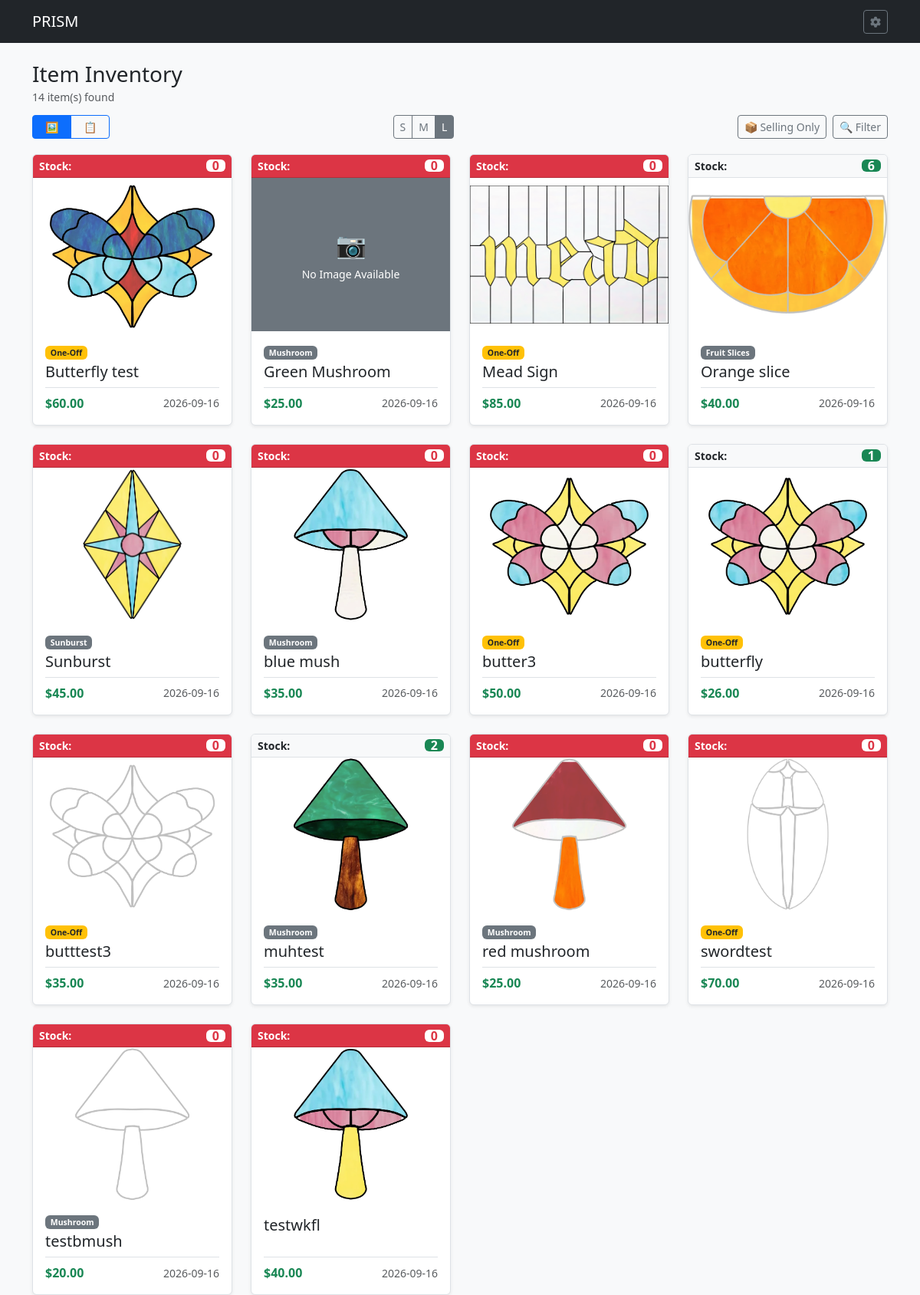
Page /item/inventory on the earlier database version.
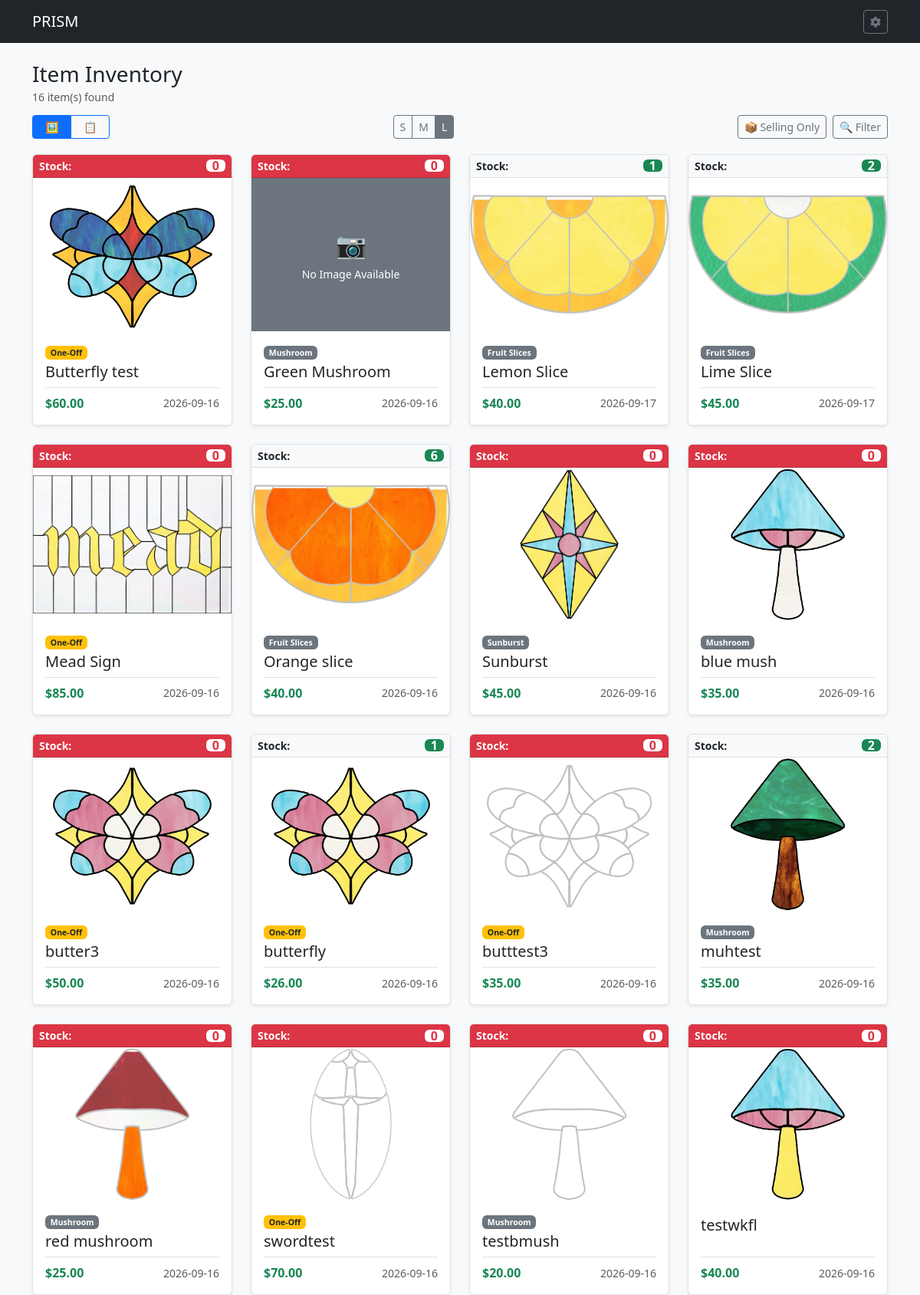
Same page on the later database version.
### tables this page shows
CREATE TABLE IPC (
    ITEMID INTEGER,                           	--Item ID
    ITMPRICE NUMERIC,                         	--Item Price
    STDATE TEXT,                              	--Start Date
    ENDDATE TEXT,                             	--End Date

    FOREIGN KEY (ITEMID) REFERENCES ITM(ITEMID) ON DELETE CASCADE ON UPDATE CASCADE

);

CREATE TABLE ITM (

    ITEMID INTEGER PRIMARY KEY AUTOINCREMENT,	--Item ID
    ITMNAME TEXT,				--Item Name
    ITMIMG TEXT,				--Item Image
    ONEOFF INTEGER,				--One off Item
    VARIAT INTEGER,				--Is Variation Boolean
    ITMGRP TEXT,				--Item Group
    CURRENT INTEGER,				--Currently Being Sold Bool
    ITMPTRN TEXT,				--Item Pattern Image
    ITMSVG TEXT,				--Item SVG
    ITMNOTE TEXT,				--Item Notes
    ITMLEN TEXT,				--Item Length
    ITMWID TEXT,				--Item Width
    IMISLDR INTEGER,				--Item Solder IMI ID
    IMICAME INTEGER,				--Item CAME IMI ID
    IMIFOIL INTEGER,				--Item Foil IMI ID
    IMICHAIN INTEGER,				--Item Chain IMI ID
    IMIRING INTEGER,				--Item Ring IMI ID
    IMIWIRE INTEGER,				--Item Wire IMI ID
    PARENT INTEGER,				--Parent Item ID
    PATINA TEXT,				--Patina Type
    ISACTIVE INTEGER,				--Is Active Item

    FOREIGN KEY (ITMGRP) REFERENCES IGP(ITMGRP) ON DELETE SET NULL ON UPDATE CASCADE,
    FOREIGN KEY (IMISLDR) REFERENCES IMI(IMIID) ON DELETE SET NULL ON UPDATE CASCADE,
    FOREIGN KEY (IMICAME) REFERENCES IMI(IMIID) ON DELETE SET NULL ON UPDATE CASCADE,
    FOREIGN KEY (IMIFOIL) REFERENCES IMI(IMIID) ON DELETE SET NULL ON UPDATE CASCADE,
    FOREIGN KEY (IMICHAIN) REFERENCES IMI(IMIID) ON DELETE SET NULL ON UPDATE CASCADE,
    FOREIGN KEY (IMIRING) REFERENCES IMI(IMIID) ON DELETE SET NULL ON UPDATE CASCADE,
    FOREIGN KEY (IMIWIRE) REFERENCES IMI(IMIID) ON DELETE SET NULL ON UPDATE CASCADE,
    FOREIGN KEY (PATINA) REFERENCES PATINA(PATINA) ON DELETE SET NULL ON UPDATE CASCADE
);

### routes/item_routes.py (the view)
@item_bp.route('/item/inventory', methods=['GET'])
def item_inventory():
    db = get_db()
    sort_by = request.args.get('sort_by', 'ITMNAME')
    order = request.args.get('order', 'asc').lower()
    if order not in ['asc', 'desc']:
        order = 'asc'
    q = request.args.get('q', '').strip()
    itmgrp = request.args.get('itmgrp', '').strip()
    stock_filter = request.args.get('stock_filter', '').strip()
    stock_display_mode = request.args.get('stock_display', 'selling')  # Default to currently selling items
    is_active = request.args.get('is_active', '1').strip()
    oneoff = request.args.get('oneoff', '').strip()
    sql_sort_column = {
        'ITEMID': 'ITEMID',
        'ITMNAME': 'ITMNAME',
        'ITMGRP': 'ITMGRP',
        'CURRENT_STOCK': 'CURRENT_STOCK',
        'CURRENT': 'CURRENT',
        'LAST_UPDATED': 'LAST_UPDATED'
    }.get(sort_by, 'ITMNAME')
    where_clauses = []
    params = []
    if is_active != 'all':
        where_clauses.append("i.ISACTIVE = ?")
        params.append(1 if is_active == '1' else 0)
    if stock_display_mode == 'selling':
        where_clauses.append("i.CURRENT = 1")
    elif stock_display_mode == 'inactive_selling':
        where_clauses.append("i.CURRENT = 0")
    if q:
        where_clauses.append("(i.ITMNAME LIKE ? OR i.ITMNOTE LIKE ?)")
        params.extend([f"%{q}%", f"%{q}%"])
    if itmgrp:
        where_clauses.append("i.ITMGRP = ?")
        params.append(itmgrp)
    if oneoff:
        where_clauses.append("i.ONEOFF = ?")
        params.append(1 if oneoff == '1' else 0)
    where_sql = f"WHERE {' AND '.join(where_clauses)}" if where_clauses else ""
    stock_where_clauses = []
    if stock_filter == 'out':
        stock_where_clauses.append("CURRENT_STOCK = 0")
    elif stock_filter == 'in':
        stock_where_clauses.append("CURRENT_STOCK > 0")
    stock_where_sql = f"WHERE {' AND '.join(stock_where_clauses)}" if stock_where_clauses else ""
    query = f"""

        SELECT ITEMID, ITMNAME, ITMGRP, ITMLEN, ITMWID, ONEOFF, CURRENT,

               ITMIMG, ITMNOTE, ISACTIVE, ITMPRICE, CURRENT_STOCK, LAST_UPDATED

        FROM (

            SELECT ITEMID, ITMNAME, ITMGRP, ITMLEN, ITMWID, ONEOFF, CURRENT,

                   ITMIMG, ITMNOTE, ISACTIVE, ITMPRICE, CURRENT_STOCK, LAST_UPDATED

            FROM (

                SELECT i.ITEMID, i.ITMNAME, i.ITMGRP, i.ITMLEN, i.ITMWID, i.ONEOFF, i.CURRENT,

                       i.ITMIMG, i.ITMNOTE, i.ISACTIVE, p.ITMPRICE,

                       COALESCE((

                           SELECT ii.ITMSTOCK FROM ITMINV ii

                           WHERE ii.ITEMID = i.ITEMID

                           ORDER BY ii.TS DESC, ii.ITMTRNID DESC LIMIT 1

                       ), 0) AS CURRENT_STOCK,

                       (

                           SELECT ii.TS FROM ITMINV ii

                           WHERE ii.ITEMID = i.ITEMID

                           ORDER BY ii.TS DESC, ii.ITMTRNID DESC LIMIT 1

                       ) AS LAST_UPDATED

                FROM ITM i

                LEFT JOIN (

                    SELECT ITEMID, ITMPRICE

                    FROM IPC

                    WHERE ENDDATE IS NULL OR ENDDATE >= DATE('now')

                ) p ON i.ITEMID = p.ITEMID

                {where_sql}

            ) inner_sub

        ) sub

        {stock_where_sql}

        ORDER BY {sql_sort_column} {order.upper()}

    """
    inventory_items = db.execute(query, params).fetchall()
    groups = db.execute("SELECT DISTINCT ITMGRP FROM ITM WHERE ITMGRP IS NOT NULL AND ITMGRP != '' ORDER BY ITMGRP ASC").fetchall()
    return render_template(
        'item_inventory.html',
        inventory_items=inventory_items,
        groups=groups,
        current_sort=sort_by,
        current_order=order,
        today_date=date.today().isoformat(),
        filters={
            'q': q,
            'itmgrp': itmgrp,
            'stock_filter': stock_filter,
            'stock_display': stock_display_mode,
            'is_active': is_active,
            'oneoff': oneoff
        }
    )

### app.py (called while the page is built)
def get_db():
    conn = sqlite3.connect(DATABASE)
    conn.row_factory = sqlite3.Row
    conn.execute("PRAGMA foreign_keys = ON;")
    return conn

### routes/item_routes.py (called while the page is built)
def get_db():
    from __main__ import get_db
    return get_db()

### templates/item_inventory.html (shortened to what this page needs)
{% extends 'base.html' %}
{% block content %}
<div class="mb-2">
    <h2 class="mb-0 fs-3">Item Inventory</h2>
    <small class="text-muted">{{ inventory_items|length }} item(s) found</small>
</div>
<div class="d-flex justify-content-between align-items-center mb-3 flex-nowrap overflow-x-auto gap-3 py-1">
    <div class="btn-group btn-group-sm flex-shrink-0" role="group" aria-label="Layout View Toggle">
        <button type="button" id="btnViewVisual" class="btn btn-outline-primary active px-3" onclick="switchViewMode('visual')" title="Visual Gallery View">
            🖼️
        </button>
        <button type="button" id="btnViewList" class="btn btn-outline-primary px-3" onclick="switchViewMode('list')" title="Compact List View">
            📋
        </button>
    </div>
    <div id="sizeToggleWrapper" class="btn-group btn-group-sm flex-shrink-0" role="group" aria-label="Card Size Toggle">
        <label class="btn btn-outline-secondary" for="sizeS">S</label>
        <label class="btn btn-outline-secondary" for="sizeM">M</label>
        <label class="btn btn-outline-secondary" for="sizeL">L</label>
    </div>
    <div class="d-flex align-items-center gap-2 flex-shrink-0">
        {% set stock_mode = filters.stock_display | default('selling') %}
        <button type="button" id="stockDisplayToggleBtn" class="btn btn-outline-secondary btn-sm text-nowrap" onclick="cycleStockDisplay()" title="Cycle stock status">
            📦 <span class="d-none d-md-inline">
                {% if stock_mode == 'selling' %}Selling Only
                {% elif stock_mode == 'all' %}Show All
                {% else %}Inactive/Other{% endif %}
            </span>
        </button>
        <button type="button" class="btn btn-outline-secondary btn-sm text-nowrap" data-bs-toggle="modal" data-bs-target="#filterModal">
            🔍 Filter
        </button>
    </div>
</div>
<div id="visualViewContainer">
    <div id="inventoryGridContainer" class="row row-cols-1 g-3 size-l">
        {% for item in inventory_items %}
        {% set stock = item.CURRENT_STOCK if item.CURRENT_STOCK is not none else 0 %}
        {% set img_src = item.ITMIMG %}
        {% if img_src %}
            {% if not img_src.startswith('http') and not img_src.startswith('/') and not img_src.startswith('static/') %}
                {% set img_src = 'static/' + img_src %}
            {% endif %}
        {% endif %}
        <div class="col">
            <div class="card h-100 shadow-sm border position-relative">
                <div class="card-header py-1 px-2 d-flex justify-content-between align-items-center
                    {% if stock <= 0 %}bg-danger text-white{% else %}bg-light text-dark border-bottom{% endif %}">
                    <span class="small fw-bold">Stock:</span>
                    <span class="badge {% if stock <= 0 %}bg-white text-danger{% else %}bg-success text-white{% endif %} fs-6 px-2 py-0">
                        {{ stock }}
                    </span>
                </div>
                <div class="text-center overflow-hidden position-relative card-img-container">
                    {% if img_src %}
                        {% set resolved_img_url = url_for('static', filename=img_src.replace('static/', '')) if img_src.startswith('static/') else img_src %}
                        <a href="javascript:void(0);" data-bs-toggle="modal" data-bs-target="#imagePreviewModal"
                           data-imgsrc="{{ resolved_img_url }}" data-itemname="{{ item.ITMNAME }}">
                            <img src="{{ resolved_img_url }}" class="w-100 h-100" style="object-fit: contain; transition: transform 0.2s;" alt="{{ item.ITMNAME }}"
                                 onmouseover="this.style.transform='scale(1.02)';" onmouseout="this.style.transform='scale(1.00)';">
                        </a>
                    {% else %}
                        <div class="w-100 h-100 d-flex flex-column align-items-center justify-content-center bg-secondary text-white">
                            <span style="font-size: 2rem;">📷</span>
                            <small class="mt-1">No Image Available</small>
                        </div>
                    {% endif %}
                </div>
                <div class="card-body d-flex flex-column">
                    <div class="mb-1 text-muted small">
                        {% if item.ITMGRP %}<span class="badge bg-secondary">{{ item.ITMGRP }}</span>{% endif %}
                        {% if item.ONEOFF %}<span class="badge bg-warning text-dark">One-Off</span>{% endif %}
                    </div>
                    <h5 class="card-title mb-2">
                        <a href="{{ url_for('item_bp.item_detail', item_id=item.ITEMID) }}" class="text-decoration-none text-dark stretched-link">
                            {{ item.ITMNAME }}
                        </a>
                    </h5>
                    <div class="mt-auto pt-2 border-top d-flex justify-content-between align-items-center">
                        <span class="fw-bold text-success">
                            {% if item.ITMPRICE %}${{ "%.2f"|format(item.ITMPRICE) }}{% else %}—{% endif %}
                        </span>
                        <span class="text-muted small">
                            {% if item.LAST_UPDATED %}{{ item.LAST_UPDATED.split('T')[0].split(' ')[0] }}{% else %}Never{% endif %}
                        </span>
                    </div>
                </div>
            </div>
        </div>
        {% endfor %}
    </div>
</div>
{% endblock %}

### templates/base.html (shortened to what this page needs)
<!DOCTYPE html>
<html lang="en">
<head>
    <link href="https://cdn.jsdelivr.net/npm/bootstrap@5.3.0/dist/css/bootstrap.min.css" rel="stylesheet">
    <link rel="stylesheet" href="https://cdnjs.cloudflare.com/ajax/libs/font-awesome/6.4.0/css/all.min.css">
    <link href="https://cdn.jsdelivr.net/npm/bootstrap@5.3.0/dist/css/bootstrap.min.css" rel="stylesheet">
    {% set theme = request.cookies.get('app_theme', 'default') %}
</head>
<body class="bg-light">
    <nav class="navbar navbar-expand-lg navbar-dark bg-dark mb-4">
        <div class="container">
            <a class="navbar-brand" href="{{ url_for('index') }}">PRISM</a>
		<div>
                <a href="{{ url_for('settings') }}" class="btn btn-outline-secondary btn-sm" title="Settings">
                    <i class="fas fa-gear"></i>
                </a>
            </div>
        </div>
    </nav>
    <div class="container">
        {% block content %}{% endblock %}
    </div>
</body>
</html>

### templates/item_inventory.html (style rules this page uses)
#inventoryGridContainer.size-l { --img-height: 200px; font-size: 1rem; }
#inventoryGridContainer.size-l .card-body { padding: 1rem; }
#inventoryGridContainer.size-l .card-title { font-size: 1.25rem; margin-bottom: 0.5rem !important; }
#inventoryGridContainer .card-img-container { height: var(--img-height, 200px); transition: height 0.2s ease-in-out; }

Differences in the rows shown:
no longer on this page (row unchanged): IPC: stock "0", ITMNAME (picture), ITMGRP "Sunburst", ITMNAME "Sunburst", ITMPRICE "45.00", LAST_UPDATED "2026-09-16"
added ITM: stock "1", shows a picture, ITMGRP "Fruit Slices", ITMNAME "Lemon Slice", ITMPRICE "40.00", LAST_UPDATED "2026-09-17"
added ITM: stock "2", shows a picture, ITMGRP "Fruit Slices", ITMNAME "Lime Slice", ITMPRICE "45.00", LAST_UPDATED "2026-09-17"
now on this page (row unchanged): ITM: ONEOFF "0", ITMNAME (picture), ITMGRP "Sunburst", ITMNAME "Sunburst", ITMPRICE "45.00", LAST_UPDATED "2026-09-16"
Other differences:
{{ inventory_items|length }}: "14" → "16"
